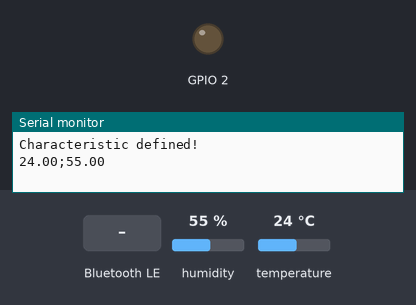
Recording of a program running on a simulated ESP32. Shown: output pins drawn as LEDs (lit = HIGH), the last lines printed to the serial monitor. The test bench sets the inputs (shaded band); at power-on: humidity 55 %, temperature 24 °C. Nothing arrives over Bluetooth unless stated; a phone connects over Bluetooth LE 3 s after start.

Above: at 1.2 s.
1.3 s: Bluetooth LE write "1" received
At 2.0 s:
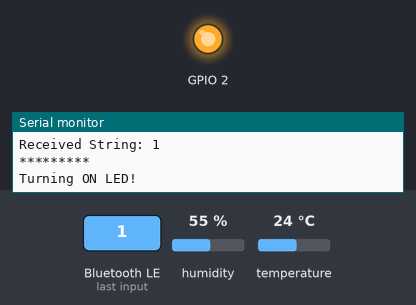
2.8 s: Bluetooth LE write "0" received
At 3.2 s:
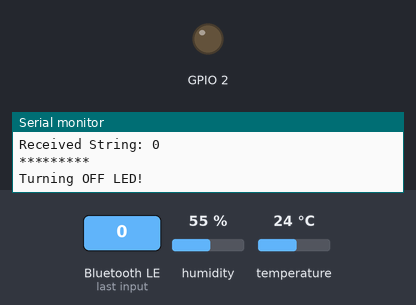
Timing chart, 0 to 5.8 s (numbered marks = the images above; inputs shaded):
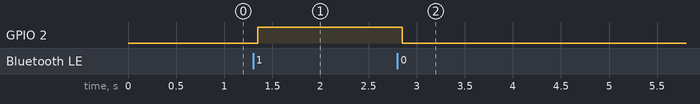

The program:

main.cpp
```cpp
#include <Arduino.h>
#include <BLEDevice.h>
#include <BLEUtils.h>
#include <BLEServer.h>
#include <BLE2902.h>
#include <Wire.h>
#include <SPI.h>
#include <DHT.h>

#define DHT_PIN 5
#define DHT_TYPE DHT11

#define SERVICE_UUID "4d933c08-b3b8-11ea-b3de-0242ac130004"
#define TX_CHARACTERISTIC_UUID "5bc0180a-b3b8-11ea-b3de-0242ac130004"
#define RX_CHARACTERISTIC_UUID "a0796de5-1520-459b-acc7-da745ff7b434"

DHT dht(DHT_PIN, DHT_TYPE);
float temperature = 0, humidity = 0;

BLECharacteristic *pTxCharacteristic, *pRxCharacteristic;

class BLECallback : public BLECharacteristicCallbacks {
  void onWrite(BLECharacteristic *pCharacteristic) {
    std::string rxValue = pCharacteristic->getValue();
    // Serial.println(rxValue[0]);

    if (rxValue.length() > 0) {
      Serial.println("*********");
      Serial.print("Received String: ");

      for (int i = 0; i < rxValue.length(); i++) {
        Serial.print(rxValue[i]);
      }
      Serial.println();
      Serial.println("*********");
    }

    if (rxValue == "1") {
      Serial.println("Turning ON LED!");
      digitalWrite(BUILTIN_LED, HIGH);
    } else if (rxValue == "0") {
      Serial.println("Turning OFF LED!");
      digitalWrite(BUILTIN_LED, LOW);
    } else {
      Serial.println("Could not recognize command");
    }
  }
};

void updateDhtData();

void setup() {
  // put your setup code here, to run once:
  Serial.begin(9600);
  pinMode(BUILTIN_LED, OUTPUT);
  dht.begin();

  BLEDevice::init("ESP32-BLE-TxRx");
  BLEServer *pServer = BLEDevice::createServer();
  BLEService *pService = pServer->createService(SERVICE_UUID);
  // Sensor Data Characteristic
  pTxCharacteristic = pService->createCharacteristic(
      TX_CHARACTERISTIC_UUID, BLECharacteristic::PROPERTY_READ |
                                  BLECharacteristic::PROPERTY_NOTIFY |
                                  BLECharacteristic::PROPERTY_INDICATE);
  pTxCharacteristic->addDescriptor(new BLE2902());
  // Receive command characteristic
  pRxCharacteristic = pService->createCharacteristic(
      RX_CHARACTERISTIC_UUID, BLECharacteristic::PROPERTY_READ |
                                  BLECharacteristic::PROPERTY_WRITE |
                                  BLECharacteristic::PROPERTY_NOTIFY |
                                  BLECharacteristic::PROPERTY_INDICATE);
  pRxCharacteristic->addDescriptor(new BLE2902());
  pRxCharacteristic->setValue("0");
  pRxCharacteristic->setCallbacks(new BLECallback());
  pService->start();

  pServer->getAdvertising()->setMinPreferred(0x06);
  pServer->getAdvertising()->setMaxPreferred(0x12);
  pServer->getAdvertising()->start();
  Serial.println("Characteristic defined!");
}

void loop() {
  // put your main code here, to run repeatedly:
  updateDhtData();
  String sensorData = String(temperature) + ";" + String(humidity);
  Serial.println(sensorData);

  pTxCharacteristic->setValue(sensorData.c_str());
  pTxCharacteristic->notify();
  delay(5000);
}

void updateDhtData() {
  temperature = dht.readTemperature();
  humidity = dht.readHumidity();
}
```

Measured:
- after the input at 1.3 s, GPIO 2: LOW → HIGH after 0.05 s
- after the input at 2.8 s, GPIO 2: HIGH → LOW after 0.05 s
